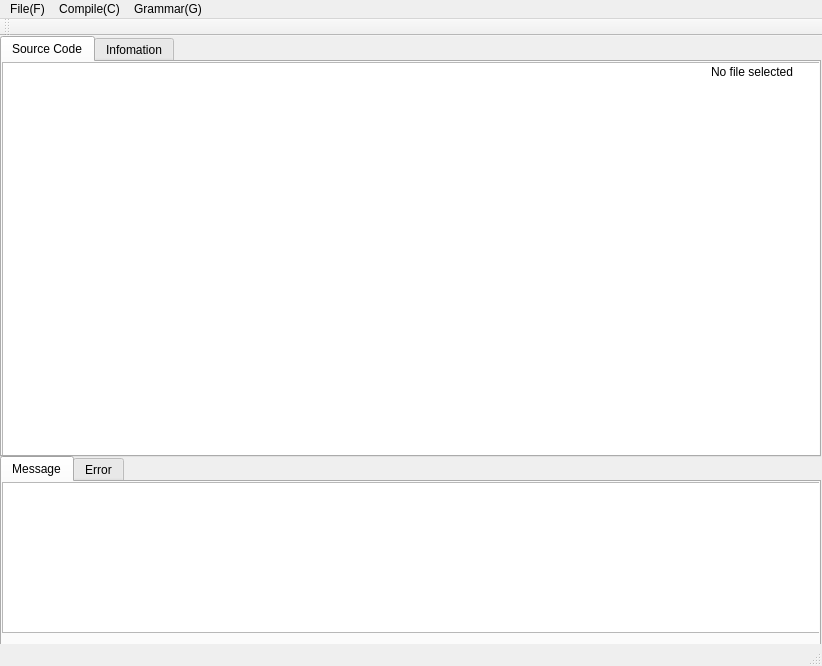
<?xml version="1.0" encoding="UTF-8"?>
<ui version="4.0">
 <class>CompilerWidgetClass</class>
 <widget class="QMainWindow" name="CompilerWidgetClass">
  <property name="geometry">
   <rect>
    <x>0</x>
    <y>0</y>
    <width>822</width>
    <height>666</height>
   </rect>
  </property>
  <property name="windowTitle">
   <string>Compiler</string>
  </property>
  <widget class="QWidget" name="centralWidget">
   <widget class="QTabWidget" name="tabWidget">
    <property name="geometry">
     <rect>
      <x>0</x>
      <y>420</y>
      <width>821</width>
      <height>381</height>
     </rect>
    </property>
    <property name="currentIndex">
     <number>0</number>
    </property>
    <widget class="QWidget" name="messageTab">
     <attribute name="title">
      <string>Message</string>
     </attribute>
     <widget class="QTextBrowser" name="messageBrowser">
      <property name="geometry">
       <rect>
        <x>0</x>
        <y>0</y>
        <width>821</width>
        <height>151</height>
       </rect>
      </property>
     </widget>
    </widget>
    <widget class="QWidget" name="errorTab">
     <attribute name="title">
      <string>Error</string>
     </attribute>
     <widget class="QTextBrowser" name="errorBrowser">
      <property name="geometry">
       <rect>
        <x>0</x>
        <y>0</y>
        <width>821</width>
        <height>151</height>
       </rect>
      </property>
     </widget>
    </widget>
   </widget>
   <widget class="QTabWidget" name="tabWidget_2">
    <property name="geometry">
     <rect>
      <x>0</x>
      <y>0</y>
      <width>821</width>
      <height>421</height>
     </rect>
    </property>
    <property name="currentIndex">
     <number>0</number>
    </property>
    <widget class="QWidget" name="sourceTab">
     <attribute name="title">
      <string>Source Code</string>
     </attribute>
     <widget class="QTextEdit" name="sourceEdit">
      <property name="geometry">
       <rect>
        <x>0</x>
        <y>0</y>
        <width>821</width>
        <height>401</height>
       </rect>
      </property>
     </widget>
     <widget class="QLabel" name="label">
      <property name="geometry">
       <rect>
        <x>580</x>
        <y>0</y>
        <width>211</width>
        <height>20</height>
       </rect>
      </property>
      <property name="text">
       <string>No file selected</string>
      </property>
      <property name="alignment">
       <set>Qt::AlignRight|Qt::AlignTrailing|Qt::AlignVCenter</set>
      </property>
     </widget>
    </widget>
    <widget class="QWidget" name="infoTab">
     <attribute name="title">
      <string>Infomation</string>
     </attribute>
     <widget class="QTextBrowser" name="infoBrowser">
      <property name="geometry">
       <rect>
        <x>0</x>
        <y>0</y>
        <width>821</width>
        <height>401</height>
       </rect>
      </property>
     </widget>
    </widget>
   </widget>
  </widget>
  <widget class="QToolBar" name="mainToolBar">
   <attribute name="toolBarArea">
    <enum>TopToolBarArea</enum>
   </attribute>
   <attribute name="toolBarBreak">
    <bool>false</bool>
   </attribute>
  </widget>
  <widget class="QStatusBar" name="statusBar"/>
  <widget class="QMenuBar" name="menuBar">
   <property name="geometry">
    <rect>
     <x>0</x>
     <y>0</y>
     <width>822</width>
     <height>26</height>
    </rect>
   </property>
   <widget class="QMenu" name="fileManu">
    <property name="title">
     <string>File(F)</string>
    </property>
    <addaction name="actionSelect_file"/>
    <addaction name="actionClean_file"/>
    <addaction name="actionClose_file"/>
    <addaction name="actionSave_file"/>
    <addaction name="actionSave_as"/>
   </widget>
   <widget class="QMenu" name="menuCompile_C">
    <property name="title">
     <string>Compile(C)</string>
    </property>
    <widget class="QMenu" name="menuLexical_Analysis">
     <property name="title">
      <string>Lexical Analysis</string>
     </property>
     <addaction name="actionTokens"/>
    </widget>
    <widget class="QMenu" name="menuParser">
     <property name="title">
      <string>Parser</string>
     </property>
     <addaction name="actionState_Stack"/>
     <addaction name="actionSymbol_Stack"/>
     <addaction name="actionIntermediate_Code"/>
    </widget>
    <widget class="QMenu" name="menuObject_Code">
     <property name="title">
      <string>Object Code</string>
     </property>
     <addaction name="actionAssemble_Code"/>
    </widget>
    <addaction name="actionRun_Compiler"/>
    <addaction name="menuLexical_Analysis"/>
    <addaction name="menuParser"/>
    <addaction name="menuObject_Code"/>
   </widget>
   <widget class="QMenu" name="menuGrammar_G">
    <property name="title">
     <string>Grammar(G)</string>
    </property>
    <addaction name="actionProduction"/>
    <addaction name="actionDFA"/>
   </widget>
   <addaction name="fileManu"/>
   <addaction name="menuCompile_C"/>
   <addaction name="menuGrammar_G"/>
  </widget>
  <action name="actionSelect_file">
   <property name="text">
    <string>Select file ...</string>
   </property>
  </action>
  <action name="actionSave_file">
   <property name="text">
    <string>Save file</string>
   </property>
  </action>
  <action name="actionClean_file">
   <property name="text">
    <string>Clean file</string>
   </property>
  </action>
  <action name="actionTokens">
   <property name="text">
    <string>Tokens</string>
   </property>
  </action>
  <action name="actionState_Stack">
   <property name="text">
    <string>State Stack</string>
   </property>
  </action>
  <action name="actionSymbol_Stack">
   <property name="text">
    <string>Symbol Stack</string>
   </property>
  </action>
  <action name="actionIntermediate_Code">
   <property name="text">
    <string>Intermediate Code</string>
   </property>
  </action>
  <action name="actionInformed">
   <property name="text">
    <string>Informed </string>
   </property>
  </action>
  <action name="actionAssemble_Code">
   <property name="text">
    <string>Assemble Code</string>
   </property>
  </action>
  <action name="actionProduction">
   <property name="text">
    <string>Production</string>
   </property>
  </action>
  <action name="actionDFA">
   <property name="text">
    <string>DFA</string>
   </property>
  </action>
  <action name="actionRun_Compiler">
   <property name="text">
    <string>Run Compiler</string>
   </property>
  </action>
  <action name="actionClose_file">
   <property name="text">
    <string>Close file</string>
   </property>
  </action>
  <action name="actionSave_as">
   <property name="text">
    <string>Save as...</string>
   </property>
  </action>
 </widget>
 <layoutdefault spacing="6" margin="11"/>
 <resources>
  <include location="CompilerWidget.qrc"/>
 </resources>
 <connections/>
</ui>
